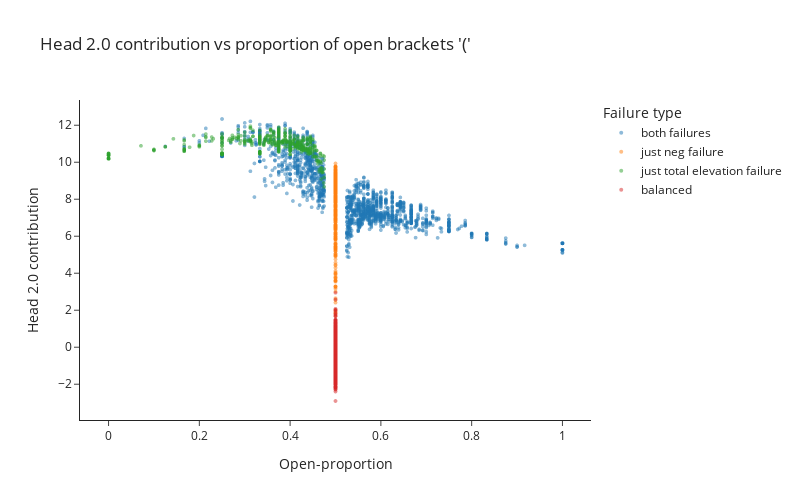

Notebook code for this chart:
### Code cell
if MAIN:
    fig = px.scatter(
        x=data.open_proportion, y=h20_in_d, color=failure_types, 
        title="Head 2.0 contribution vs proportion of open brackets '('", template="simple_white", height=500, width=800,
        labels={"x": "Open-proportion", "y": "Head 2.0 contribution"}, category_orders={"color": failure_types_dict.keys()}
    ).update_traces(marker_size=4, opacity=0.5).update_layout(legend_title_text='Failure type')
    fig.show()

### Figure 1 — Plotly figure (JSON) as saved in the notebook; plotly's stock layout.template omitted (floating-point values rounded to 4 significant figures; data arrays with more than 128 entries replaced by an {"elided": "..."} marker saying what was removed)
{"data": [{"hovertemplate": "color=both failures<br>Open-proportion=%{x}<br>Head 2.0 contribution=%{y}<extra></extra>", "legendgroup": "both failures", "marker": {"color": "#1F77B4", "size": 4, "symbol": "circle"}, "mode": "markers", "name": "both failures", "opacity": 0.5, "showlegend": true, "type": "scattergl", "x": {"elided": "1723 float values"}, "xaxis": "x", "y": {"elided": "1723 float values"}, "yaxis": "y"}, {"hovertemplate": "color=just neg failure<br>Open-proportion=%{x}<br>Head 2.0 contribution=%{y}<extra></extra>", "legendgroup": "just neg failure", "marker": {"color": "#FF7F0E", "size": 4, "symbol": "circle"}, "mode": "markers", "name": "just neg failure", "opacity": 0.5, "showlegend": true, "type": "scattergl", "x": {"elided": "512 float values"}, "xaxis": "x", "y": {"elided": "512 float values"}, "yaxis": "y"}, {"hovertemplate": "color=just total elevation failure<br>Open-proportion=%{x}<br>Head 2.0 contribution=%{y}<extra></extra>", "legendgroup": "just total elevation failure", "marker": {"color": "#2CA02C", "size": 4, "symbol": "circle"}, "mode": "markers", "name": "just total elevation failure", "opacity": 0.5, "showlegend": true, "type": "scattergl", "x": {"elided": "481 float values"}, "xaxis": "x", "y": {"elided": "481 float values"}, "yaxis": "y"}, {"hovertemplate": "color=balanced<br>Open-proportion=%{x}<br>Head 2.0 contribution=%{y}<extra></extra>", "legendgroup": "balanced", "marker": {"color": "#D62728", "size": 4, "symbol": "circle"}, "mode": "markers", "name": "balanced", "opacity": 0.5, "showlegend": true, "type": "scattergl", "x": {"elided": "2284 float values"}, "xaxis": "x", "y": {"elided": "2284 float values"}, "yaxis": "y"}], "layout": {"height": 500, "legend": {"title": {"text": "Failure type"}, "tracegroupgap": 0}, "title": {"text": "Head 2.0 contribution vs proportion of open brackets '('"}, "width": 800, "xaxis": {"anchor": "y", "domain": [0, 1], "title": {"text": "Open-proportion"}}, "yaxis": {"anchor": "x", "domain": [0, 1], "title": {"text": "Head 2.0 contribution"}}}}
